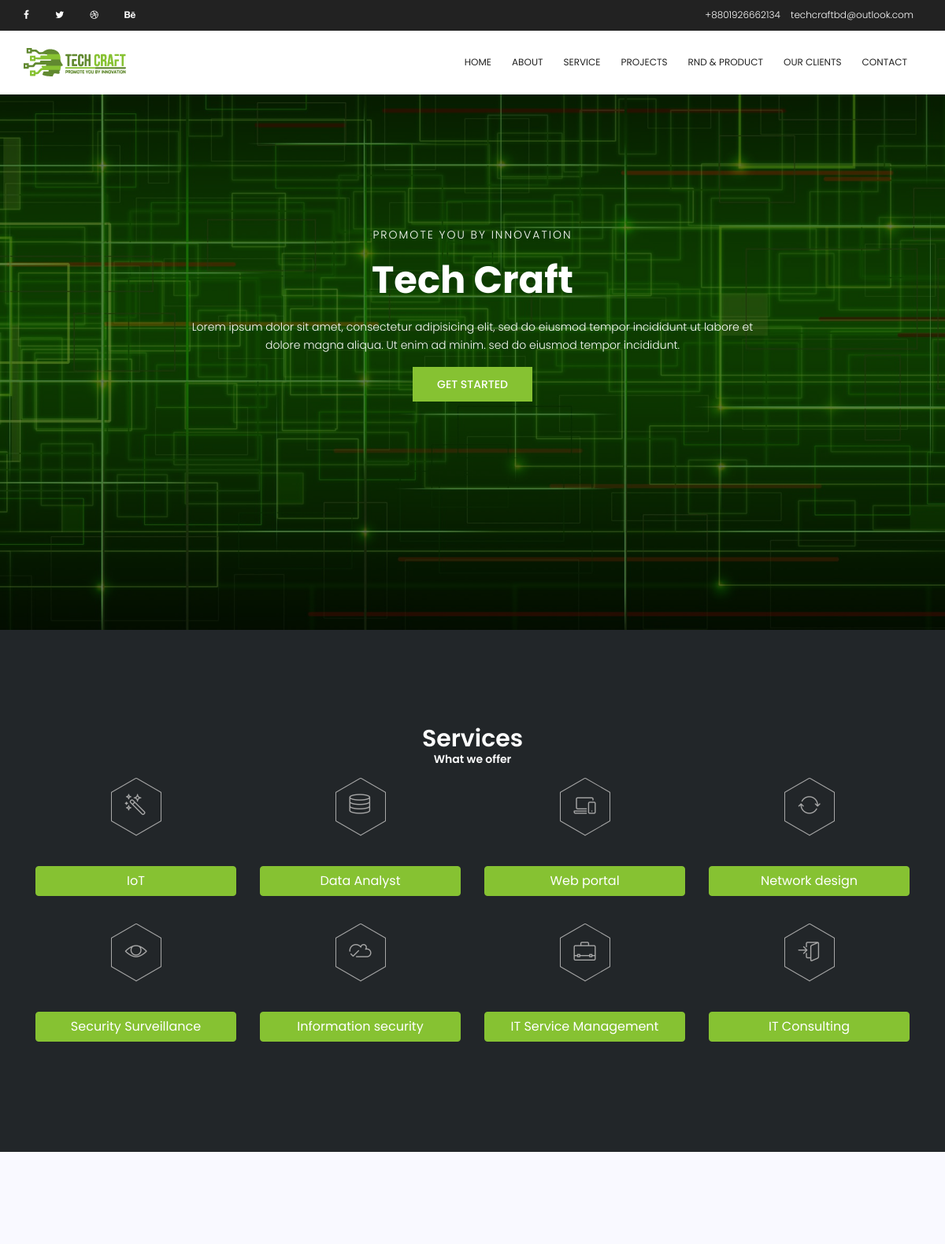
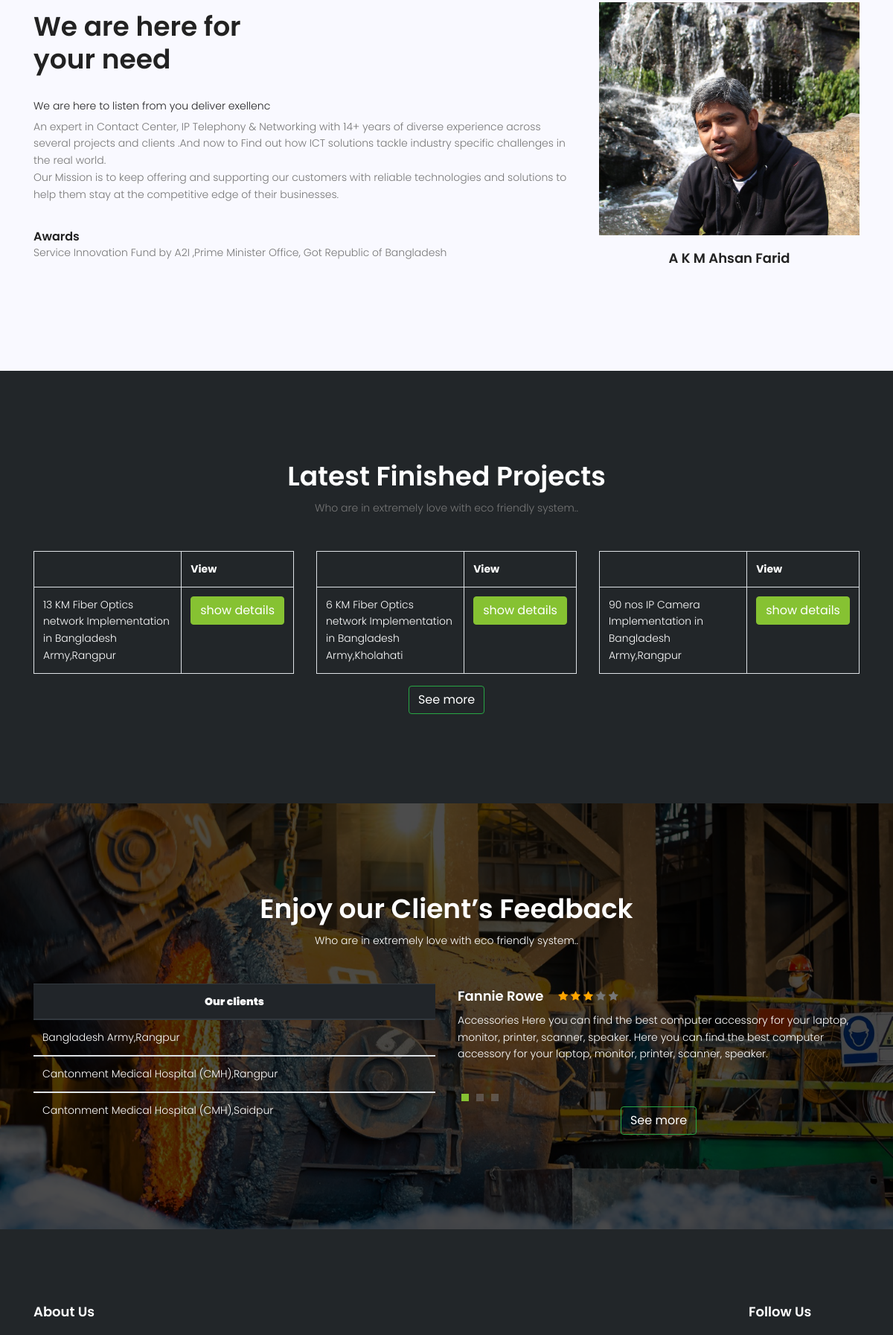
The page / (upper part) on the database its author committed (2 pictures, top to bottom).
### tables this page shows
CREATE TABLE `project` (
  `id` int(11) NOT NULL,
  `project_name` varchar(300) NOT NULL,
  `client_name` varchar(200) NOT NULL,
  `service_type` varchar(200) NOT NULL,
  `project_details` varchar(1000) NOT NULL
);

CREATE TABLE `clients` (
  `id` int(11) NOT NULL,
  `clients_name` varchar(500) NOT NULL
);

### index.php (the view, shortened to what this page needs)
<?php
require_once ("config.php");
 ?>
	<!DOCTYPE html>
	<html lang="zxx" class="no-js">
	<head>
			<link rel="stylesheet" href="css/linearicons.css">
			<link rel="stylesheet" href="css/font-awesome.min.css">
			<link rel="stylesheet" href="css/bootstrap.css">
			<link rel="stylesheet" href="css/magnific-popup.css">
			<link rel="stylesheet" href="css/nice-select.css">
			<link rel="stylesheet" href="css/hexagons.min.css">
			<link rel="stylesheet" href="css/animate.min.css">
			<link rel="stylesheet" href="css/owl.carousel.css">
			<link rel="stylesheet" href="css/main.css">
		</head>
		<body>
			  <header id="header" id="home">
		  		<div class="header-top">
		  			<div class="container">
				  		<div class="row">
				  			<div class="col-lg-6 col-sm-6 col-4 header-top-left no-padding">
				  				<ul>
									<li><a href="https://www.facebook.com/rumon.s2134/"><i class="fa fa-facebook"></i></a></li>
									<li><a href="#"><i class="fa fa-twitter"></i></a></li>
									<li><a href="#"><i class="fa fa-dribbble"></i></a></li>
									<li><a href="#"><i class="fa fa-behance"></i></a></li>
				  				</ul>
				  			</div>
				  			<div class="col-lg-6 col-sm-6 col-8 header-top-right no-padding">
				  				<a href="tel:+8801926662134">+8801926662134</a>
				  				<a href="mailto:techcraftbd@outlook.com">techcraftbd@outlook.com</a>
				  			</div>
				  		</div>
		  			</div>
				</div>
			    <div class="container main-menu">
			    	<div class="row align-items-center justify-content-between d-flex">
				      <div id="logo">
				        <a href="index.php"><img src="img/logo.png" alt="" title="" /></a>
				      </div>
				      <nav id="nav-menu-container">
				        <ul class="nav-menu">
				          <li class="menu-active"><a href="index.php">Home</a></li>
				          <li><a href="about.php">About</a></li>
				          <li><a href="services.php">Service</a></li>
				          <li><a href="projects.php">Projects</a></li>
                   <li><a href="product.php">RnD & Product</a></li>
                   <li><a href="clients.php">Our clients</a></li>
                  <li><a href="contact.php">Contact</a></li>
				        </ul>
				      </nav>
			    	</div>
			    </div>
			  </header>
			<section class="banner-area relative" id="home">
				<div class="overlay overlay-bg"></div>
				<div class="container">
					<div class="row fullscreen d-flex align-items-center justify-content-center">
						<div class="banner-content col-lg-12 col-md-12">
							<h6 class="text-uppercase">PROMOTE YOU BY INNOVATION</h6>
							<h1>
								Tech Craft
							</h1>
							<p class="text-white">
								Lorem ipsum dolor sit amet, consectetur adipisicing elit, sed do eiusmod tempor incididunt ut labore et <br> dolore magna aliqua. Ut enim ad minim.  sed do eiusmod tempor incididunt.
							</p>
							<a href="#feature" class="primary-btn header-btn text-uppercase">Get Started</a>
						</div>
					</div>
				</div>
			</section>
			<section class="cat-area section-gap" id="feature">
				<div class="container">
            <center>  <h2 style="color:white;">Services</h2></center>
          <center>  <h6 style="color:white;">What we offer</h6></center>
					<div class="row">
			<div class="col-lg-3">
					<div class="single-cat d-flex flex-column">
				<a  data-toggle="collapse" data-target="#IoT" class="hb-sm-margin mx-auto d-block"><span class="hb hb-sm inv hb-facebook-inv"><span class="lnr lnr-magic-wand"></span></span></a>
			<button type="button" class="btn btn-info mb-20" data-toggle="collapse" data-target="#IoT"  style="margin-top: 23px;" >IoT</button>
				</div>
						</div>
	<div class="col-lg-3">
			<div class="single-cat d-flex flex-column">
		<a  data-toggle="collapse" data-target="#data_analyst" class="hb-sm-margin mx-auto d-block"><span class="hb hb-sm inv hb-facebook-inv"><span class="lnr lnr-database"></span></span></a>
	<button type="button" class="btn btn-info mb-20" data-toggle="collapse" data-target="#data_analyst"  style="margin-top: 23px;" >Data Analyst</button>
		</div>
				</div>
<div class="col-lg-3">
	<div class="single-cat d-flex flex-column">
<a  data-toggle="collapse" data-target="#web_portal" class="hb-sm-margin mx-auto d-block"><span class="hb hb-sm inv hb-facebook-inv"><span class="lnr lnr-laptop-phone"></span></span></a>
<button type="button" class="btn btn-info mb-20" data-toggle="collapse" data-target="#web_portal"  style="margin-top: 23px;" >Web portal</button>
</div>
		</div>
<div class="col-lg-3">
<div class="single-cat d-flex flex-column">
<a  data-toggle="collapse" data-target="#network_design" class="hb-sm-margin mx-auto d-block"><span class="hb hb-sm inv hb-facebook-inv"><span class="lnr lnr-sync"></span></span></a>
<button type="button" class="btn btn-info mb-20" data-toggle="collapse" data-target="#network_design"  style="margin-top: 23px;" >Network design</button>
</div>
</div>
					</div>
						<div class="row">
				<div class="col-lg-3">
						<div class="single-cat d-flex flex-column">
					<a  data-toggle="collapse" data-target="#security_surveillance" class="hb-sm-margin mx-auto d-block"><span class="hb hb-sm inv hb-facebook-inv"><span class="lnr lnr-eye"></span></span></a>
				<button type="button" class="btn btn-info mb-20" data-toggle="collapse" data-target="#security_surveillance"  style="margin-top: 23px;" >Security Surveillance</button>
					</div>
							</div>
				<div class="col-lg-3">
				<div class="single-cat d-flex flex-column">
				<a  data-toggle="collapse" data-target="#information_security" class="hb-sm-margin mx-auto d-block"><span class="hb hb-sm inv hb-facebook-inv"><span class="lnr lnr-cloud-check"></span></span></a>
				<button type="button" class="btn btn-info mb-20" data-toggle="collapse" data-target="#information_security"  style="margin-top: 23px;" >Information security</button>
				</div>
					</div>
				<div class="col-lg-3">
				<div class="single-cat d-flex flex-column">
				<a  data-toggle="collapse" data-target="#it_service_management" class="hb-sm-margin mx-auto d-block"><span class="hb hb-sm inv hb-facebook-inv"><span class="lnr lnr-briefcase"></span></span></a>
				<button type="button" class="btn btn-info mb-20" data-toggle="collapse" data-target="#it_service_management"  style="margin-top: 23px;" >IT Service Management</button>
				</div>
				</div>
				<div class="col-lg-3">
				<div class="single-cat d-flex flex-column">
				<a  data-toggle="collapse" data-target="#it_consulting" class="hb-sm-margin mx-auto d-block"><span class="hb hb-sm inv hb-facebook-inv"><span class="lnr lnr-enter"></span></span></a>
				<button type="button" class="btn btn-info mb-20" data-toggle="collapse" data-target="#it_consulting"  style="margin-top: 23px;" >IT Consulting</button>
				</div>
				</div>
						</div>
				</div>
			</section>
			<section class="home-about-area section-gap" id="about">
				<div class="container">
					<div class="row justify-content-center align-items-center">
						<div class="col-lg-8 col-md-12 home-about-left">
							<h1>
								We are here for<br>
								your need
							</h1>
							<p class="sub">We are here to listen from you deliver exellenc</p>
							<p class="pb-20">
							An expert in Contact Center, IP Telephony & Networking with 14+ years of diverse experience across several projects and clients .And now to Find out how ICT solutions tackle industry specific challenges in the real world.
             <br>
							Our Mission is to keep offering and supporting our customers with reliable technologies and solutions to help them stay at the competitive edge of their businesses.
							<br>
							<h5>Awards</h5>
							Service Innovation Fund by A2I ,Prime Minister Office,
							Got Republic of Bangladesh
							</p>
						</div>
						<div class="col-lg-4 col-md-12 relative">
              <div class="single-service">
								<div class="thumb">
									<img src="img/ceo.jpg" alt="">
								</div>
							<center>	<h4>A K M Ahsan Farid</h4> </center>
							</div>
						</div>
					</div>
				</div>
			</section>
			<section class="project-area section-gap" id="project">
				<div class="container">
					<div class="row justify-content-center">
						<div class="col-md-8 pb-30 header-text text-center">
							<h1 style="color:white;" class="mb-10">Latest Finished Projects</h1>
							<p>
								Who are in extremely love with eco friendly system..
							</p>
						</div>
					</div>
					<div class="row">
						<?php
$count=0;
$query = "SELECT * FROM project ORDER BY id ASC";
$result = mysqli_query($connection,$query);
if(mysqli_num_rows($result) > 0)
{
	while($row = mysqli_fetch_array($result))
	{
    $count=$count+1;
    if ($count>3) {
      break;
    }
		?>
		<div class="col-lg-4">
				 <div class="table-responsive" style="color: white;">
							<table class="table table-bordered">
									 <tr>
												<th width="70%"></th>
												<th width="30%">View</th>
									 </tr>
									 <tr>
												<td><?php echo $row["project_name"]; ?></td>
												<td><input type="button" name="view" value="show details" id="<?php echo $row["id"]; ?>" class="btn btn-info btn-xs view_data" /></td>
									 </tr>
							</table>
				 </div>
			 </div>
					<?php
	}
}
 ?>
					</div>
        <center>  <button type="button" class="btn btn-outline-success"><a href="projects.php" style="color:white;">See more</a></button></center>
				</div>
			</section>
			<section class="feedback-area section-gap relative" id="feedback">
				<div class="overlay overlay-bg"></div>
				<div class="container">
					<div class="row justify-content-center">
						<div class="col-md-12 pb-30 header-text text-center">
							<h1 class="mb-10 text-white">Enjoy our Client’s Feedback</h1>
							<p class="text-white">
								Who are in extremely love with eco friendly system..
							</p>
						</div>
					</div>
					<div class="row feedback-contents justify-content-center align-items-center">
						<div class="col-lg-6 relative d-flex justify-content-center align-items-center">
              <table class="table"  >
                <thead class="thead-dark">
                  <tr>
                <h2><th class="text-center"><strong> Our clients<strong> </th></h2>
                  </tr>
                </thead>
              <?php
          $count=0;
          $query = "SELECT * FROM clients ORDER BY id ASC";
          $result = mysqli_query($connection,$query);
          if(mysqli_num_rows($result) > 0)
          {
          while($row = mysqli_fetch_array($result))
          {
          $count=$count+1;
          if ($count>3) {
          break;
          }
          ?>
                <tbody>
                  <tr style="color:white;">
                  <td><?php echo $row["clients_name"]; ?></td>
                  </tr>
                </tbody>
                <?php
      	}
      }
       ?>
              </table>
        					</div>
						<div class="col-lg-6 feedback-right">
							<div class="active-review-carusel">
								<div class="single-feedback-carusel">
									<div class="title d-flex flex-row">
										<h4 class="text-white pb-10">Fannie Rowe</h4>
										<div class="star">
											<span class="fa fa-star checked"></span>
											<span class="fa fa-star checked"></span>
											<span class="fa fa-star checked"></span>
											<span class="fa fa-star"></span>
											<span class="fa fa-star"></span>
										</div>
									</div>
									<p class="text-white">
										Accessories Here you can find the best computer accessory for your laptop, monitor, printer, scanner, speaker. Here you can find the best computer accessory for your laptop, monitor, printer, scanner, speaker.
									</p>
								</div>
							</div>
                <center>  <button type="button" class="btn btn-outline-success"><a href="clients.php" style="color:white;">See more</a></button> </center>
						</div>
					</div>
				</div>
			</section>
			<footer class="footer-area section-gap bg-success text-black">
				<div class="container">
					<div class="row">
						<div class="col-lg-5 col-md-6 col-sm-6">
							<div class="single-footer-widget">
								<h6>About Us</h6>
							</div>
						</div>
						<div class="col-lg-7 col-md-6 col-sm-6 social-widget" >
							<div class="single-footer-widget" style="color : white;float: right">
								<h6>Follow Us</h6>
							</div>
						</div>
					</div>
				</div>
			</footer>
		</body>
	</html>

### rows shown on the page
project: project_name "13 KM Fiber Optics network Implementation in Bangladesh Army,Rangpur"
project: project_name "6 KM Fiber Optics network Implementation in Bangladesh Army,Kholahati"
project: project_name "90 nos IP Camera Implementation in Bangladesh Army,Rangpur"
clients: clients_name "Bangladesh Army,Rangpur"
clients: clients_name "Cantonment Medical Hospital (CMH),Rangpur"
clients: clients_name "Cantonment Medical Hospital (CMH),Saidpur"
